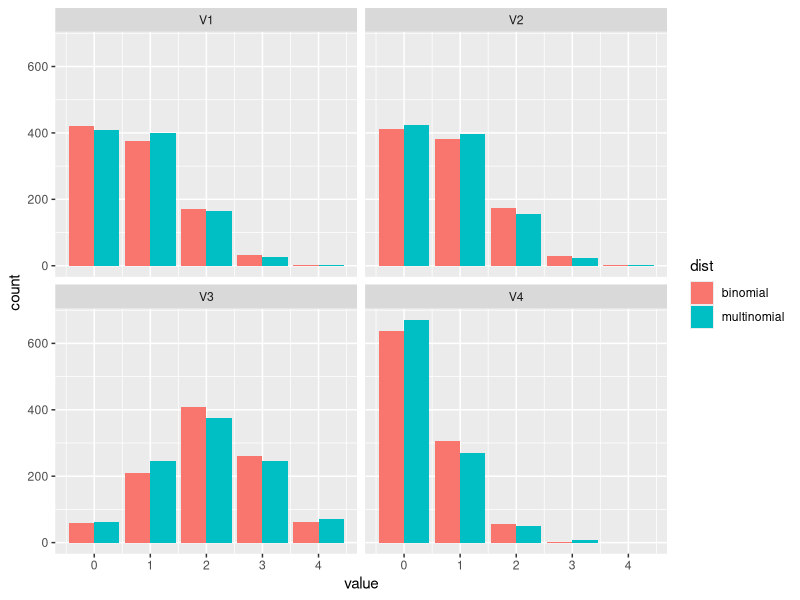
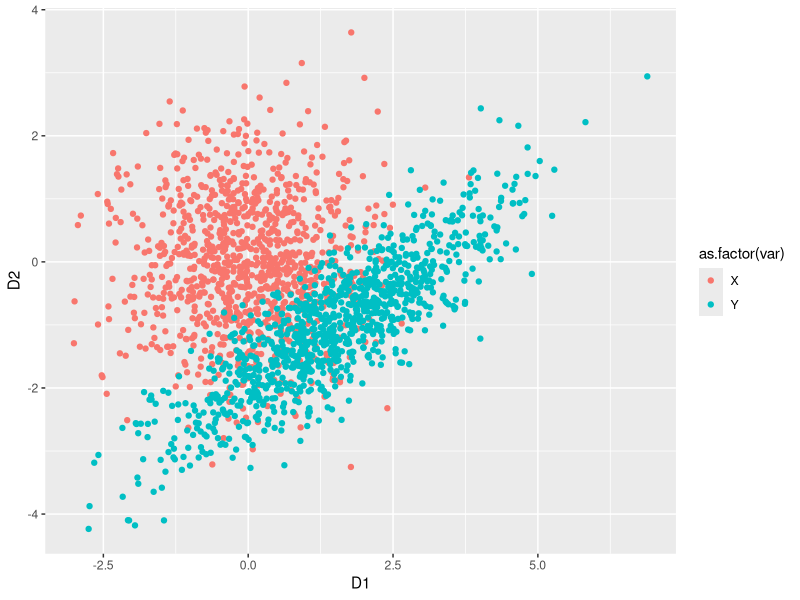
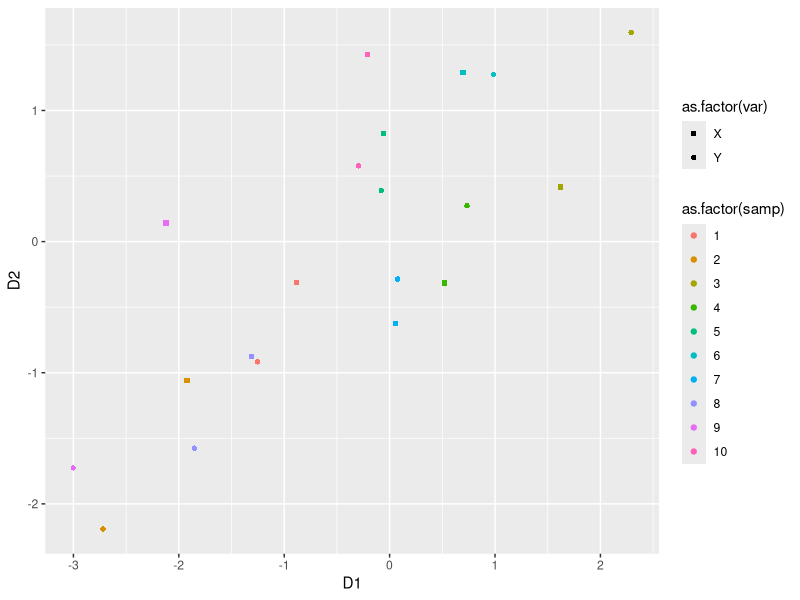
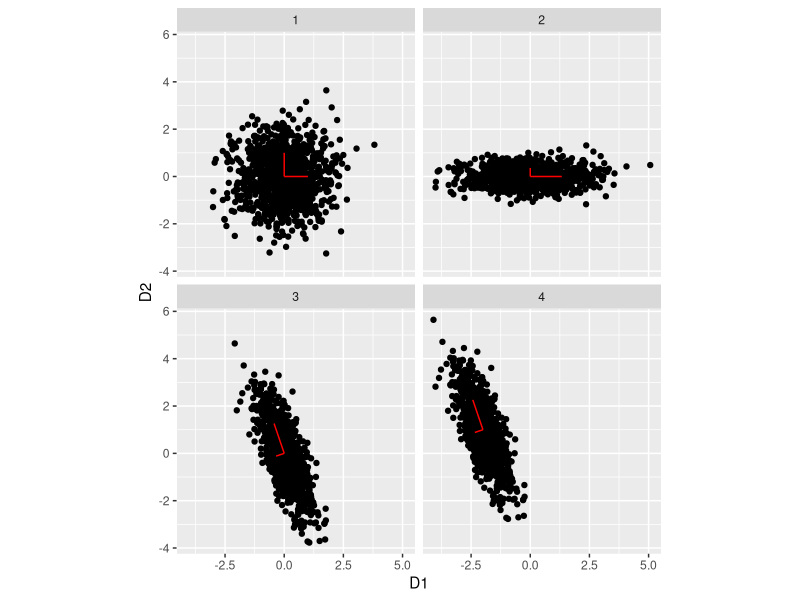
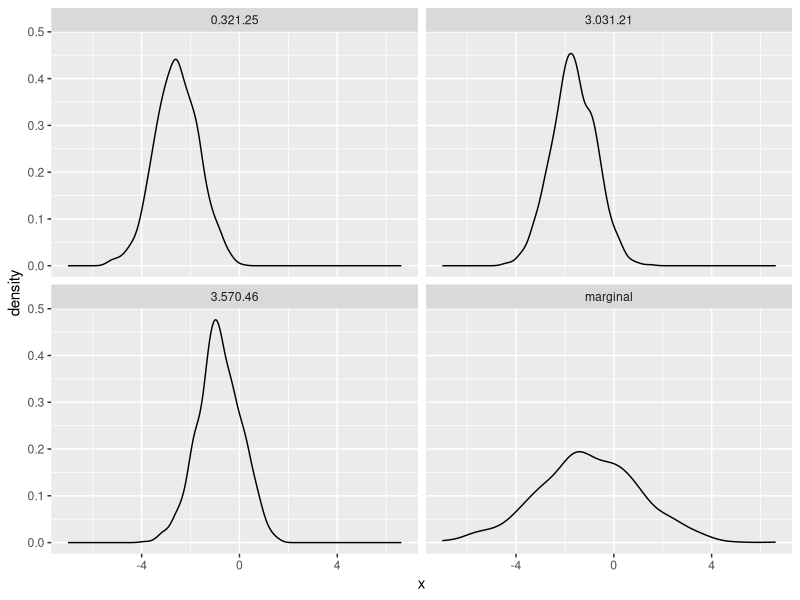
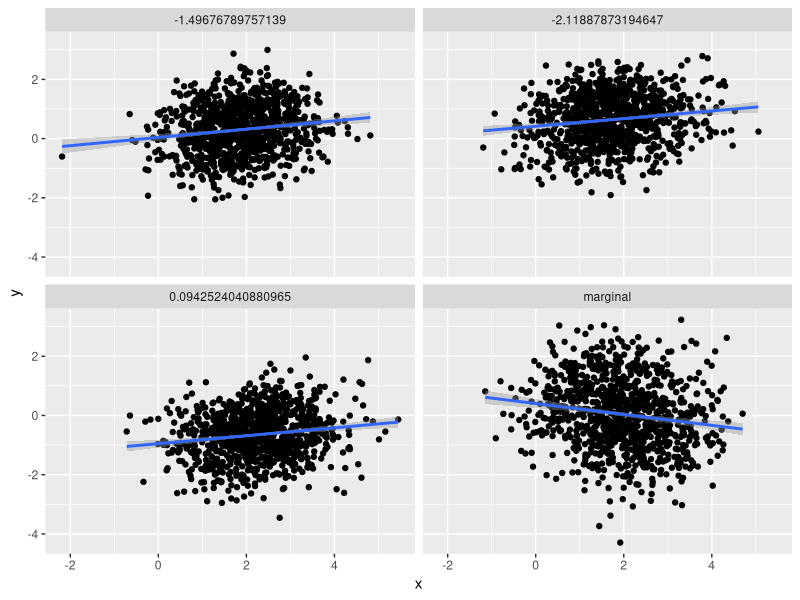
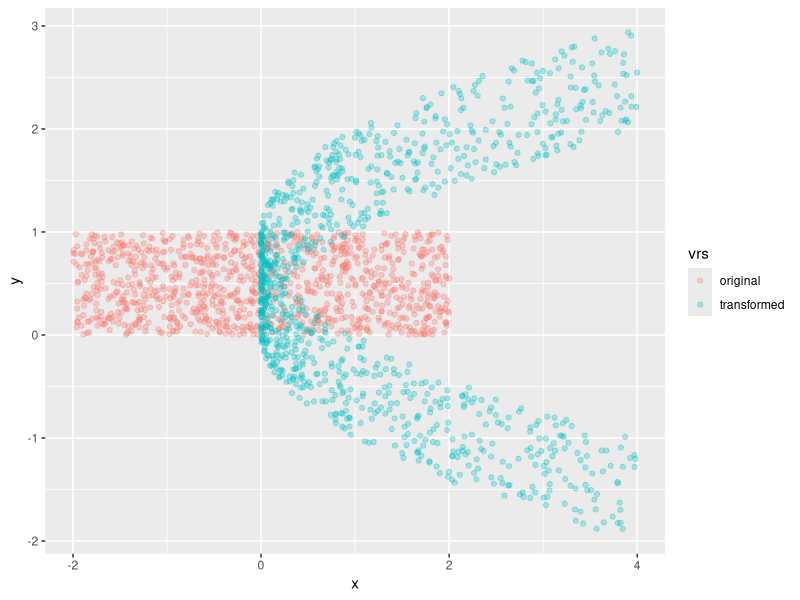

The R script that drew these images, in order:
## ---- chunk 1
togs <- F
library(ggplot2)
library(dplyr)
library(reshape2)
library(tidyr)
# togs <- FALSE
## ---- chunk 2
set.seed(1)
nsamps      <- 1000
samps_mult  <- rmultinom(nsamps, 4, prob = c(0.2, 0.2, 0.5, 0.1))
samps_mult  <- as_tibble(t(samps_mult)) %>%
  gather()
samps       <- tibble(
  V1 = rbinom(nsamps, 4, 0.2),
  V2 = rbinom(nsamps, 4, 0.2),
  V3 = rbinom(nsamps, 4, 0.5),
  V4 = rbinom(nsamps, 4, 0.1)
) %>%
  gather() %>%
  bind_rows(samps_mult) %>%
  bind_cols("dist" = c(rep("binomial", 4*nsamps), rep("multinomial", 4*nsamps)))

ggplot(samps, aes(x = value, fill = dist)) +
  geom_bar(position = "dodge") +
  facet_wrap(~ key)

## ---- chunk 3
# a
set.seed(1)
nsamps <- 1000
X      <- matrix(data = rnorm(nsamps * 2), ncol = 2)
mu     <- c(1.5, -1)
L      <- matrix(data = c(sqrt(2), 0,
                          1.2 / sqrt(2), sqrt(1 - 1.2^2/2)),
                 ncol  = 2,
                 byrow = TRUE)
Y      <- t(mu + L %*% t(X))
plot_df <- data.frame(rbind(X, Y), c(rep("X", nsamps), rep("Y", nsamps)))
colnames(plot_df) <- c("D1", "D2", "var")
ggplot(data = plot_df, aes(x = D1, y = D2, colour = as.factor(var))) +
  geom_point()

# b
nsamps <- 10
X      <- matrix(data = rnorm(nsamps * 2), ncol = 2)
L      <- matrix(data = c(sqrt(2), 0,
                          1.2 / sqrt(2), sqrt(1 - 1.2^2/2)),
                 ncol  = 2,
                 byrow = TRUE)
Y      <- t(L %*% t(X))
plot_df <- data.frame(rbind(X, Y), 
                      c(rep("X", nsamps), rep("Y", nsamps)), 
                      c(1:nsamps, 1:nsamps))
colnames(plot_df) <- c("D1", "D2", "var", "samp")
ggplot(data = plot_df, aes(x = D1, 
                           y = D2, 
                           shape = as.factor(var), 
                           color = as.factor(samp))) +
  geom_point() +
  scale_shape_manual(values = c(15, 16))


## ---- chunk 4
# a
set.seed(1)
sigma <- matrix(data = c(0.3, -0.5,
                         -0.5, 1.6),
                nrow  = 2,
                byrow = TRUE)
ed    <- eigen(sigma)
e_val  <- ed$values
e_vec  <- ed$vectors



# b
set.seed(1)
nsamps <- 1000
X      <- matrix(data = rnorm(nsamps * 2), ncol = 2)
vec1   <- matrix(c(1,0,0,1), nrow = 2)

X2     <- t(sqrt(diag(e_val)) %*% t(X))
vec2   <- sqrt(diag(e_val)) %*% vec1

X3     <- t(e_vec %*% t(X2))
vec3   <- e_vec %*% vec2

X4     <- t(c(-2, 1) + t(X3))
vec4   <- c(-2, 1) + vec3

vec_mat <- data.frame(matrix(c(0,0,0,0,0,0,0,0,0,0,0,0,-2,1,-2,1), ncol = 2, byrow = TRUE),
                      t(cbind(vec1, vec2, vec3, vec4)),
                      c(1,1,2,2,3,3,4,4))


df     <- data.frame(rbind(X, X2, X3, X4), c(rep(1, nsamps),
                                             rep(2, nsamps),
                                             rep(3, nsamps),
                                             rep(4, nsamps)))


colnames(df) <- c("D1", "D2", "wh")
colnames(vec_mat) <- c("D1", "D2", "E1", "E2", "wh")
ggplot(data = df, aes(x = D1, y = D2)) +
  geom_point() +
  geom_segment(data = vec_mat, aes(xend = E1, yend = E2), color = "red") +
  facet_wrap(~ wh) +
  coord_fixed()


## ---- chunk 5
mu    <- c(2, 0, -1)
Sigma <- matrix(c(1, -0.2, 0.5,
                  -0.2, 1.4, -1.2,
                  0.5, -1.2, 2),
                nrow = 3,
                byrow = TRUE)
mu_A     <- c(2, 0)
mu_B     <- -1
Sigma_A  <- Sigma[1:2, 1:2]
Sigma_B  <- Sigma[3, 3]
Sigma_AB <- Sigma[1:2, 3]


# b
tmp_b   <- t(Sigma_AB) %*% solve(Sigma_A)
mu_b    <- mu_B - tmp_b %*% mu_A
Sigma_b <- Sigma_B - t(Sigma_AB) %*% solve(Sigma_A) %*% Sigma_AB

mu_b
tmp_b
Sigma_b

# d
tmp_a   <- Sigma_AB * (1 / Sigma_B)
mu_a    <- mu_A - tmp_a * mu_B
Sigma_d <- Sigma_A - (Sigma_AB * (1 / Sigma_B)) %*% t(Sigma_AB)
mu_a
tmp_a
Sigma_d

## ---- chunk 6
library(mvtnorm)
set.seed(1)
nsamps <- 1000

# a
samps  <- as.data.frame(matrix(data = NA, nrow = 4 * nsamps, ncol = 2))
samps[1:nsamps,1] <- rnorm(nsamps, mu_B, Sigma_B)
samps[1:nsamps,2] <- "marginal"
for (i in 1:3) {
  a <- rmvnorm(1, mu_A, Sigma_A)
  samps[(i*nsamps + 1):((i + 1) * nsamps), 1] <- rnorm(nsamps,
                                                       mu_b + tmp_b %*% t(a),
                                                       Sigma_b)
  samps[(i*nsamps + 1):((i + 1) * nsamps), 2] <- paste0(# "cond", 
                                                        round(a, digits = 2), 
                                                        collapse = "")
}
colnames(samps) <- c("x", "dist")
ggplot(samps, aes(x = x)) +
  geom_density() +
  facet_wrap(~ dist)

# b
samps  <- as.data.frame(matrix(data = NA, nrow = 4 * nsamps, ncol = 3))
samps[1:nsamps,1:2] <- rmvnorm(nsamps, mu_A, Sigma_A)
samps[1:nsamps,3]   <- "marginal"
for (i in 1:3) {
  b <- rnorm(1, mu_B, Sigma_B)
  samps[(i*nsamps + 1):((i + 1) * nsamps), 1:2] <- rmvnorm(nsamps,
                                                           mu_a + tmp_a * b,
                                                           Sigma_d)
  samps[(i*nsamps + 1):((i + 1) * nsamps), 3] <- b
}
colnames(samps) <- c("x", "y", "dist")
ggplot(samps, aes(x = x, y = y)) +
  geom_point() +
  geom_smooth(method = "lm") +
  facet_wrap(~ dist)
## ---- chunk 7
set.seed(1)
nsamps <- 1000
x      <- runif(nsamps, min = -2, max = 2)
y      <- runif(nsamps)
orig   <- tibble(x = x, y = y, vrs = "original")
u      <- x^2
v      <- y + x
transf <- tibble(x = u, y = v, vrs = "transformed")
df     <- bind_rows(orig, transf)
ggplot(df, aes(x = x, y = y, color = vrs)) +
  geom_point(alpha = 0.3)
## ---- chunk 8
library(mvtnorm)
set.seed(1)
mvn_dens <- function (y, mu, Sigma) {
  L     <- chol(Sigma)
  L_inv <- solve(t(L))
  g_inv <- L_inv %*% t(y - mu)
  J     <- L_inv
  J_det <- det(J)
  return(prod(dnorm(g_inv)) * J_det)
}
mu_v  <- c(-2, 0, 1)
cov_m <- matrix(c(1, -0.2, 0.5,
                  -0.2, 2, 0.3,
                  0.5, 0.3, 1.6),
                ncol  = 3,
                byrow = TRUE)
n_comp <- 20
for (i in 1:n_comp) {
  x <- rmvnorm(1, 
             mean  = mu_v,
             sigma = cov_m)
  print(paste0("My function: ",
               mvn_dens(x, mu_v, cov_m),
               ", dmvnorm: ",
               dmvnorm(x, mu_v, cov_m)))
}
